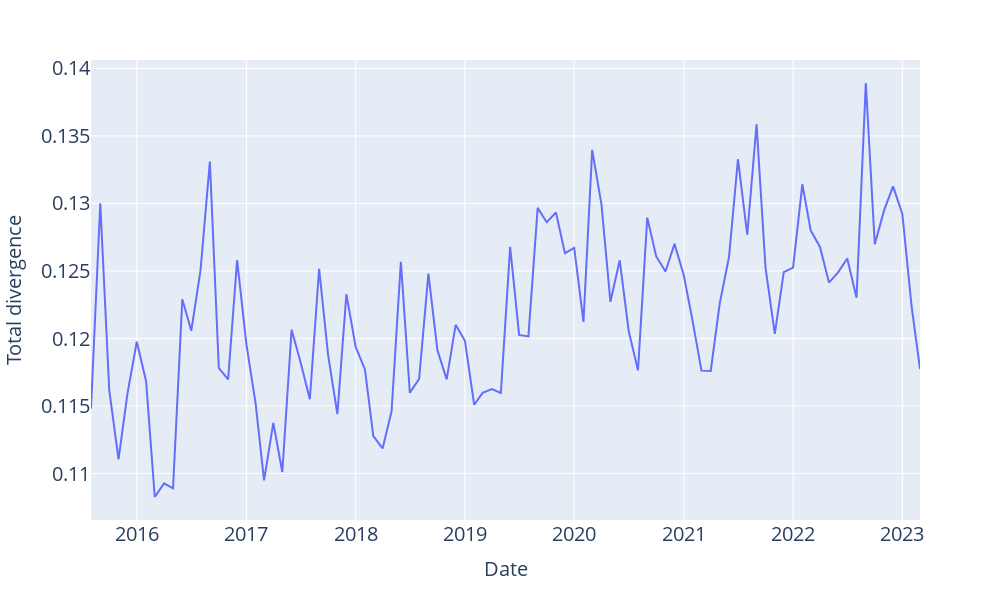

Write notebook code for a chart like this one.
### Code cell
fig = px.line(df_core_stab.sort_values('date'), x='date', y='div_sum')
fig.update_layout(width = 1000,
    xaxis_title=dict(text='Date', font=dict(size=20)),
    yaxis_title=dict(text='Total divergence', font=dict(size=20)),
    yaxis = dict( tickfont = dict(size=20)),
    xaxis = dict( tickfont = dict(size=20)),
    height=600)
fig.show()
fig.write_image("figures_report/rank_stability/core_div_ev.pdf")

### Figure 1 — Plotly figure (JSON) as saved in the notebook; plotly's stock layout.template omitted (floating-point values rounded to 4 significant figures)
{"data": [{"hovertemplate": "date=%{x}<br>div_sum=%{y}<extra></extra>", "legendgroup": "", "line": {"color": "#636efa", "dash": "solid"}, "marker": {"symbol": "circle"}, "mode": "lines", "name": "", "orientation": "v", "showlegend": false, "type": "scatter", "x": ["2015-08", "2015-09", "2015-10", "2015-11", "2015-12", "2016-01", "2016-02", "2016-03", "2016-04", "2016-05", "2016-06", "2016-07", "2016-08", "2016-09", "2016-10", "2016-11", "2016-12", "2017-01", "2017-02", "2017-03", "2017-04", "2017-05", "2017-06", "2017-07", "2017-08", "2017-09", "2017-10", "2017-11", "2017-12", "2018-01", "2018-02", "2018-03", "2018-04", "2018-05", "2018-06", "2018-07", "2018-08", "2018-09", "2018-10", "2018-11", "2018-12", "2019-01", "2019-02", "2019-03", "2019-04", "2019-05", "2019-06", "2019-07", "2019-08", "2019-09", "2019-10", "2019-11", "2019-12", "2020-01", "2020-02", "2020-03", "2020-04", "2020-05", "2020-06", "2020-07", "2020-08", "2020-09", "2020-10", "2020-11", "2020-12", "2021-01", "2021-02", "2021-03", "2021-04", "2021-05", "2021-06", "2021-07", "2021-08", "2021-09", "2021-10", "2021-11", "2021-12", "2022-01", "2022-02", "2022-03", "2022-04", "2022-05", "2022-06", "2022-07", "2022-08", "2022-09", "2022-10", "2022-11", "2022-12", "2023-01", "2023-02", "2023-03"], "xaxis": "x", "y": [0.1148, 0.13, 0.1162, 0.111, 0.116, 0.1198, 0.1168, 0.1083, 0.1093, 0.1089, 0.1229, 0.1206, 0.1251, 0.1331, 0.1178, 0.117, 0.1258, 0.1196, 0.1152, 0.1095, 0.1137, 0.1101, 0.1207, 0.1182, 0.1155, 0.1252, 0.1188, 0.1144, 0.1233, 0.1194, 0.1177, 0.1128, 0.1119, 0.1146, 0.1257, 0.116, 0.117, 0.1248, 0.1191, 0.117, 0.121, 0.1198, 0.1151, 0.116, 0.1163, 0.116, 0.1268, 0.1203, 0.1202, 0.1297, 0.1286, 0.1293, 0.1263, 0.1267, 0.1212, 0.134, 0.1299, 0.1227, 0.1258, 0.1206, 0.1176, 0.1289, 0.1261, 0.125, 0.127, 0.1247, 0.1211, 0.1176, 0.1176, 0.1226, 0.126, 0.1333, 0.1277, 0.1359, 0.1253, 0.1203, 0.1249, 0.1252, 0.1314, 0.128, 0.1268, 0.1241, 0.1249, 0.1259, 0.123, 0.1389, 0.127, 0.1295, 0.1313, 0.1292, 0.1224, 0.1177], "yaxis": "y"}], "layout": {"height": 600, "legend": {"tracegroupgap": 0}, "margin": {"t": 60}, "width": 1000, "xaxis": {"anchor": "y", "autorange": true, "domain": [0, 1], "range": ["2015-08-01", "2023-03-01"], "tickfont": {"size": 20}, "title": {"font": {"size": 20}, "text": "Date"}, "type": "date"}, "yaxis": {"anchor": "x", "autorange": true, "domain": [0, 1], "range": [0.1066, 0.1406], "tickfont": {"size": 20}, "title": {"font": {"size": 20}, "text": "Total divergence"}, "type": "linear"}}}
